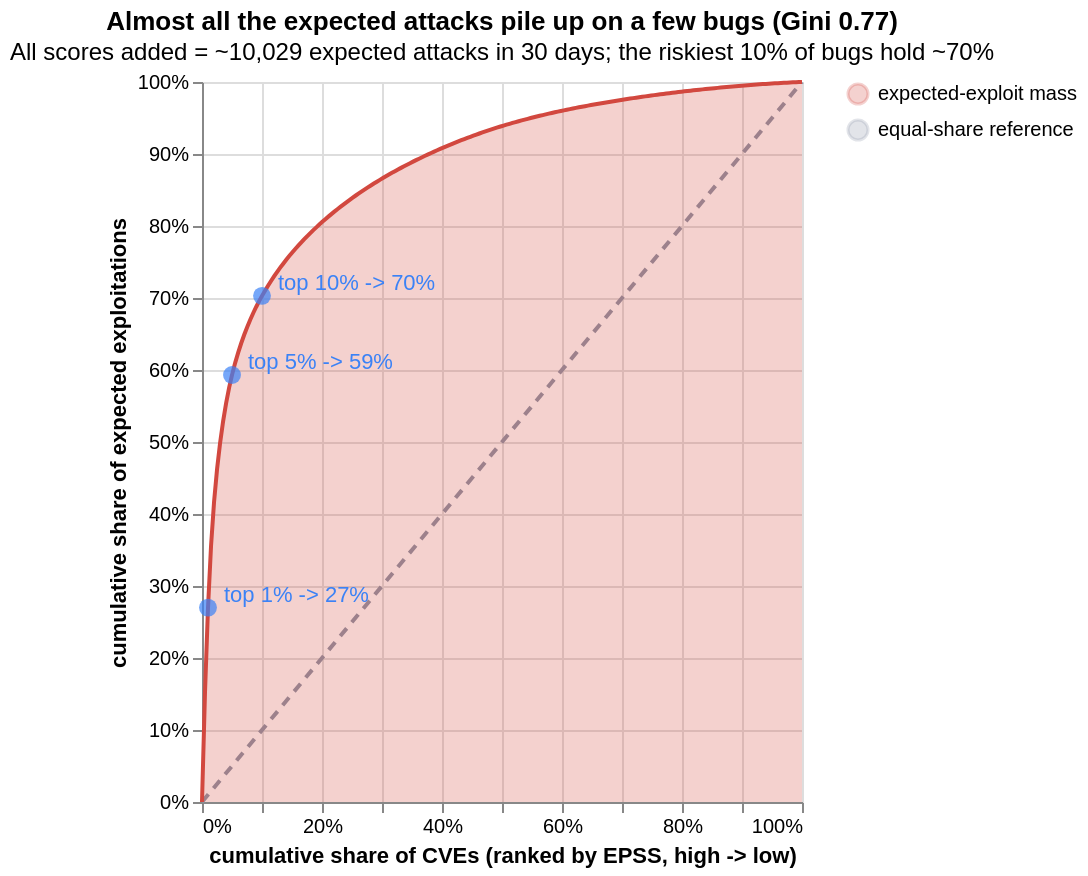

Vega-Lite specification for this chart:
### Vega-Lite specification from a JSON file in a GitHub repository (floating-point values rounded to 4 significant figures; data arrays with more than 128 entries replaced by an {"elided": "..."} marker saying what was removed)
{"$schema": "https://vega.github.io/schema/vega-lite/v5.json", "width": "container", "height": 360, "title": {"text": "Almost all the expected attacks pile up on a few bugs (Gini 0.77)", "subtitle": "All scores added = ~10,029 expected attacks in 30 days; the riskiest 10% of bugs hold ~70%"}, "layer": [{"data": {"values": [{"cve_share": 0.0, "mass_share": 0.0, "series": "equal-share reference"}, {"cve_share": 1.0, "mass_share": 1.0, "series": "equal-share reference"}]}, "mark": {"type": "line", "strokeDash": [5, 4], "color": "#8a94a6"}, "encoding": {"x": {"field": "cve_share", "type": "quantitative"}, "y": {"field": "mass_share", "type": "quantitative"}}}, {"data": {"values": {"elided": "203 records"}}, "mark": {"type": "area", "line": {"color": "#d2483f"}, "color": "#d2483f", "opacity": 0.25}, "encoding": {"x": {"field": "cve_share", "type": "quantitative", "title": "cumulative share of CVEs (ranked by EPSS, high -> low)", "axis": {"format": "%"}}, "y": {"field": "mass_share", "type": "quantitative", "title": "cumulative share of expected exploitations", "axis": {"format": "%"}}, "color": {"field": "series", "type": "nominal", "title": "", "scale": {"domain": ["expected-exploit mass", "equal-share reference"], "range": ["#d2483f", "#8a94a6"]}}}}, {"data": {"values": [{"cve_share": 0.01, "mass_share": 0.27, "label": "top 1% -> 27%"}, {"cve_share": 0.05, "mass_share": 0.593, "label": "top 5% -> 59%"}, {"cve_share": 0.1, "mass_share": 0.703, "label": "top 10% -> 70%"}]}, "mark": {"type": "point", "filled": true, "size": 80, "color": "#3b82f6"}, "encoding": {"x": {"field": "cve_share", "type": "quantitative"}, "y": {"field": "mass_share", "type": "quantitative"}, "tooltip": [{"field": "label", "type": "nominal", "title": "coverage"}]}}, {"data": {"values": [{"cve_share": 0.01, "mass_share": 0.27, "label": "top 1% -> 27%"}, {"cve_share": 0.05, "mass_share": 0.593, "label": "top 5% -> 59%"}, {"cve_share": 0.1, "mass_share": 0.703, "label": "top 10% -> 70%"}]}, "mark": {"type": "text", "align": "left", "dx": 8, "dy": -6, "color": "#3b82f6", "fontSize": 11}, "encoding": {"x": {"field": "cve_share", "type": "quantitative"}, "y": {"field": "mass_share", "type": "quantitative"}, "text": {"field": "label", "type": "nominal"}}}]}
